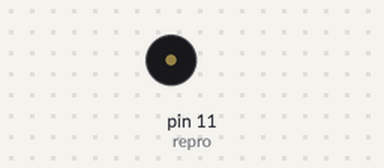
The sketch below on a simulated Arduino Uno, built with avr-gcc and run on an emulated ATmega328P. On the bench: buzzer (waves = sounding).

Above: at 2.0 s.
At 4.8 s:
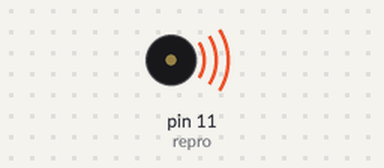
Timing chart, 0 to 10.7 s (numbered marks = the images above):
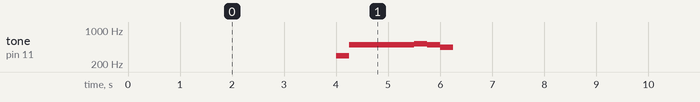

Measured:
- by itself, tone on pin 11 (repro): repeats every 8.3 s: 494 Hz 1.3 s, 523 Hz 0.25 s, 494 Hz 0.25 s, 440 Hz 0.25 s, silent 6.0 s, 294 Hz 0.25 s

The sketch:

toth_uloha.ino
```cpp
int repro = 11;
int stupnica[] = {262,294,330,349,392,440,494,523};  // pole stupnice
int dobaNoty = 500;  	// doba trvania tónu stupnice
int pocetNot=9; 	 	// počet nôt piesne

// pole frekvencií tónov melódie piesne
int piesen[] ={ 294, 494, 494, 494, 494, 494, 523, 494, 440, 440,
              	440, 440, 440, 440, 494, 392, 392,   0, 294, 494,
                494, 494, 494, 494, 523, 494, 440, 440, 440, 440,
                440, 440, 494, 392, 392,   0, 523, 523, 587, 523,
                494, 523, 494, 392, 294, 494, 494, 494, 494, 494,
                523, 494, 440, 440, 440, 440, 440, 440, 494, 392,
                392,   0, 523, 523, 587, 523, 494, 523, 494, 392,
                294, 494, 494, 494, 494, 494, 523, 494, 440, 440,
                440, 440, 440, 440, 494, 392, 392,     0 };
// pole dĺžky tónov melódie piesne
int dobaNot[]={ 250, 250, 250, 250, 250, 250, 250, 250, 250, 250,
               	250, 250, 250, 250, 500, 1000, 500, 500, 250, 250,
                250, 250, 250, 250, 250, 250, 250, 250, 250, 250,
               	250, 250, 500, 1000,500, 500, 500, 500, 750, 250,
                250, 250, 500, 1000, 250, 250, 250, 250, 250, 250,
                250, 250, 250, 250, 250, 250, 250, 250, 500, 1000,
                500, 500, 500, 500, 750, 250, 250, 250, 500, 1000,
                250, 250, 250, 250, 250, 250, 250, 250, 250, 250,
                250, 250, 250, 250, 500, 1000,500, 500  };

void setup()
{
  pinMode(repro, OUTPUT);
}
void loop()
{
  for(int i=0; i<8; i++)  	// cyklus hrania stupnice nahor
  {  	 	 	 	 	//( do, re, mi, fa, sol, la, si do )
    tone(repro,stupnica[i]); // štart generovania tónu     delay(dobaNoty);
    noTone(repro);  	// stop generovania  tónu
  }
  delay(2000);  	 	 	// oddeľovacia pauza
       for(int i=7; i>=0; i--)  // cyklus hrania stunice nadol
  {  	 	 	 	 	//( do, si, la, sol, fa, mi, re, do )     tone(repro,stupnica[i]);     delay(dobaNoty);     noTone(repro);
  }
  delay(2000);

  for(int i=0; i<pocetNot; i++)  	// cyklus prehrania piesne
  {
    tone(repro,piesen[i]);     delay(dobaNot[i]);     noTone(repro);
  }
  delay(2000);  	 	// oddeľovacia pauza
}
```
